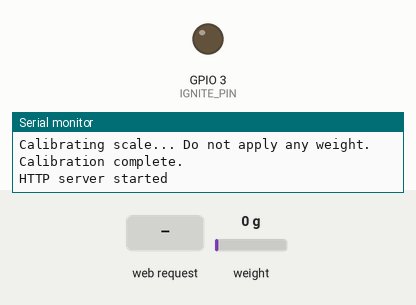
Recording of a program running on a simulated ESP32-S3. Shown: output pins drawn as LEDs (lit = HIGH), the last lines printed to the serial monitor. The test bench sets the inputs (shaded band); at power-on: weight on the scale 0 g.

Above: at 3.2 s.
3.3 s: HTTP request GET /ignite received
At 4.4 s:
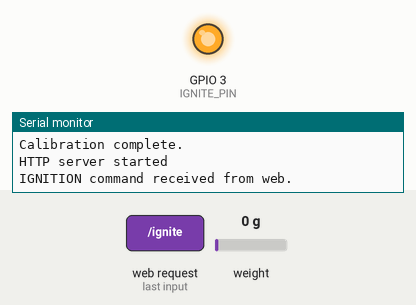
4.8 s: HTTP request GET /extinguish received
At 5.7 s:
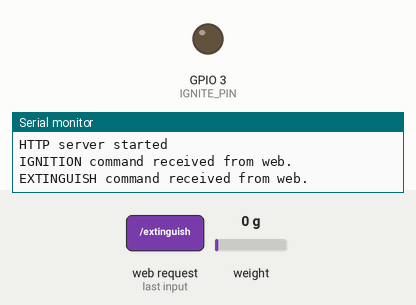
Timing chart, 0 to 7.8 s (numbered marks = the images above; inputs shaded):
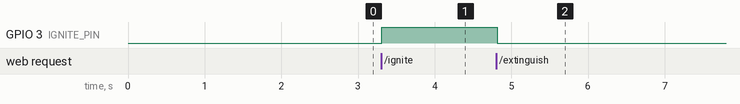

Measured:
- after the input at 3.3 s, GPIO 3 (IGNITE_PIN): LOW → HIGH at once
- after the input at 4.8 s, GPIO 3 (IGNITE_PIN): HIGH → LOW at once

The program:

main.cpp
```cpp
#include <Arduino.h>
#include <WiFi.h>
#include <WebServer.h>
#include "HX711.h"

// --- 설정 변수 (사용자 환경에 맞게 수정) ---
const char* ap_ssid = "AViCDEsp32"; // 생성할 Wi-Fi 네트워크 이름
const char* ap_password = "12345678";   // 생성할 Wi-Fi 네트워크 비밀번호 (8자 이상)

// HX711 핀 연결
#define LOADCELL_DOUT_PIN 17    // DT
#define LOADCELL_SCK_PIN  18    // SCK

// 점화(IGNITE) MOSFET 게이트 핀
#define IGNITE_PIN         3    // MOSFET G(Gate)에 연결

// --- 전역 변수 ---
HX711 scale;
WebServer server(80); // 웹 서버 객체

float calibration_factor = 6600; // 보정 계수
bool ignition_status = false;    // 점화 상태

// 데이터를 메모리에 저장하기 위한 변수
String dataLog = "Time (ms),Weight (kg)\n";
float current_weight = 0;
unsigned long current_time = 0;

// 10Hz 로깅을 위한 시간 변수
unsigned long previousMillis = 0;
const long interval = 100; // 100ms = 10Hz

// --- 웹 서버 핸들러 함수 프로토타입 선언 ---
void handleRoot();
void handleIgnite();
void handleExtinguish();
void handleData();
void handleDownload();
void handleNotFound();


void setup() {
  Serial.begin(115200);
  pinMode(IGNITE_PIN, OUTPUT);
  digitalWrite(IGNITE_PIN, LOW);

  // --- Wi-Fi 액세스 포인트(AP) 모드 시작 ---
  Serial.println();
  Serial.print("Setting up Access Point...");
  WiFi.softAP(ap_ssid, ap_password);

  IPAddress myIP = WiFi.softAPIP();
  Serial.println("AP Ready.");
  Serial.print("AP SSID: ");
  Serial.println(ap_ssid);
  Serial.print("AP IP address: ");
  Serial.println(myIP);

  // --- HX711 초기화 ---
  scale.begin(LOADCELL_DOUT_PIN, LOADCELL_SCK_PIN);
  Serial.println("Calibrating scale... Do not apply any weight.");
  scale.set_scale();
  scale.tare();
  delay(1000);
  scale.set_scale(calibration_factor);
  Serial.println("Calibration complete.");

  // --- 웹 서버 핸들러 설정 ---
  server.on("/", HTTP_GET, handleRoot);
  server.on("/ignite", HTTP_GET, handleIgnite);
  server.on("/extinguish", HTTP_GET, handleExtinguish);
  server.on("/data", HTTP_GET, handleData); // 실시간 데이터 전송용
  server.on("/download", HTTP_GET, handleDownload); // 데이터 다운로드용
  server.onNotFound(handleNotFound);

  server.begin();
  Serial.println("HTTP server started");
}

void loop() {
  // 웹 서버 요청을 지속적으로 처리
  server.handleClient();

  // 점화 핀 제어
  if (ignition_status) {
    digitalWrite(IGNITE_PIN, HIGH);
  } else {
    digitalWrite(IGNITE_PIN, LOW);
  }

  // 10Hz 주기에 맞춰 데이터 측정 및 로깅 (Non-blocking)
  unsigned long currentMillis = millis();
  if (currentMillis - previousMillis >= interval) {
    previousMillis = currentMillis;

    // 무게 측정
    current_weight = scale.get_units();
    current_time = currentMillis;

    // 측정값을 CSV 형식으로 메모리에 누적
    dataLog += String(current_time) + "," + String(current_weight, 4) + "\n";
  }
}

// --- 웹 서버 핸들러 함수들 ---

// 루트 페이지 핸들러 (HTML, CSS, JavaScript 포함)
void handleRoot() {
  String html = R"rawliteral(
<!DOCTYPE html>
<html>
<head>
  <title>GPX.SPACE Dashboard</title>
  <meta name="viewport" content="width=device-width, initial-scale=1">
  <style>
    body { font-family: -apple-system, BlinkMacSystemFont, "Segoe UI", Roboto, sans-serif; background-color: #121212; color: #e0e0e0; margin: 0; padding: 20px; }
    .container { max-width: 800px; margin: auto; }
    h1 { color: #bb86fc; text-align: center; }
    .card { background-color: #1e1e1e; border-radius: 12px; padding: 20px; margin-bottom: 20px; box-shadow: 0 4px 20px rgba(0,0,0,0.3); }
    .controls { display: flex; justify-content: center; gap: 15px; margin-bottom: 20px; }
    .button { border: none; color: white; padding: 12px 24px; text-align: center; font-size: 16px; cursor: pointer; border-radius: 8px; transition: all 0.2s ease; font-weight: bold; }
    .btn-ignite { background-color: #cf6679; } .btn-ignite:hover { background-color: #c34257; }
    .btn-extinguish { background-color: #03dac6; } .btn-extinguish:hover { background-color: #01bfa9; }
    .btn-download { display: block; width: fit-content; margin: 20px auto; text-decoration: none; background-color: #373737; }
    .btn-download:hover { background-color: #4f4f4f; }
    #status { text-align: center; font-size: 1.2em; margin-bottom: 20px; }
    #table-container { max-height: 50vh; overflow-y: auto; border: 1px solid #373737; border-radius: 8px;}
    table { width:100%; border-collapse: collapse; }
    th, td { padding: 8px 12px; text-align: left; border-bottom: 1px solid #373737; }
    th { position: sticky; top: 0; background-color: #2a2a2e; }
    tr:nth-child(even) { background-color: #2a2a2e; }
  </style>
</head>
<body>
  <div class="container">
    <h1>AViCDEsp32 Control Center (ACC)</h1>

    <div class="card">
      <h2>Ignition Controls</h2>
      <div id="status">Status: <span style="color:#cf6679;">IDLE</span></div>
      <div class="controls">
        <button class="button btn-ignite" onclick="sendCommand('/ignite')">IGNITE</button>
        <button class="button btn-extinguish" onclick="sendCommand('/extinguish')">Disable</button>
      </div>
    </div>

    <div class="card">
      <h2>Real-time Data</h2>
      <div id="table-container">
        <table id="data-table">
          <thead>
            <tr>
              <th>Time (s)</th>
              <th>Weight (kg)</th>
            </tr>
          </thead>
          <tbody id="data-table-body">
          </tbody>
        </table>
      </div>
    </div>

    <a href="/download" class="button btn-download">Download Data (CSV)</a>
  </div>

<script>
  function sendCommand(command) {
    const statusElem = document.querySelector('#status span');
    fetch(command)
      .then(response => response.text())
      .then(data => {
        console.log(data);
        if (command === '/ignite') {
          statusElem.textContent = "IGNITION ACTIVE";
          statusElem.style.color = '#03dac6';
        } else {
          statusElem.textContent = "DEACTIVE";
          statusElem.style.color = '#cf6679';
        }
      });
  }

  const tableBody = document.getElementById('data-table-body');
  setInterval(function() {
    fetch('/data')
      .then(response => response.json())
      .then(data => {
        const timeInSeconds = (data.time / 1000).toFixed(2);
        const weight = data.weight.toFixed(4);

        const newRow = tableBody.insertRow(0); // Add new row to the top

        const timeCell = newRow.insertCell(0);
        const weightCell = newRow.insertCell(1);

        timeCell.innerHTML = timeInSeconds;
        weightCell.innerHTML = weight;

        // Limit the number of rows in the table to 100
        if(tableBody.rows.length > 100) {
          tableBody.deleteRow(tableBody.rows.length - 1);
        }
      })
      .catch(error => console.error('Error fetching data:', error));
  }, 100); // Fetch data every 100ms (10Hz) to match sensor rate
</script>
</body>
</html>
  )rawliteral";
  server.send(200, "text/html", html);
}

// 실시간 데이터 전송 핸들러
void handleData() {
  // 최신 측정값을 JSON 형식으로 전송
  String json = "{\"time\":" + String(current_time) + ", \"weight\":" + String(current_weight, 4) + "}";
  server.send(200, "application/json", json);
}

// 데이터 다운로드 핸들러
void handleDownload() {
  server.sendHeader("Content-Disposition", "attachment; filename=thrust_data.csv");
  server.send(200, "text/csv", dataLog);
}

// 점화 핸들러
void handleIgnite() {
  ignition_status = true;
  Serial.println("IGNITION command received from web.");
  server.send(200, "text/plain", "Ignition ON");
}

// 소화 핸들러
void handleExtinguish() {
  ignition_status = false;
  Serial.println("EXTINGUISH command received from web.");
  server.send(200, "text/plain", "Ignition OFF");
}

void handleNotFound() {
  server.send(404, "text/plain", "404: Not found");
}
```
